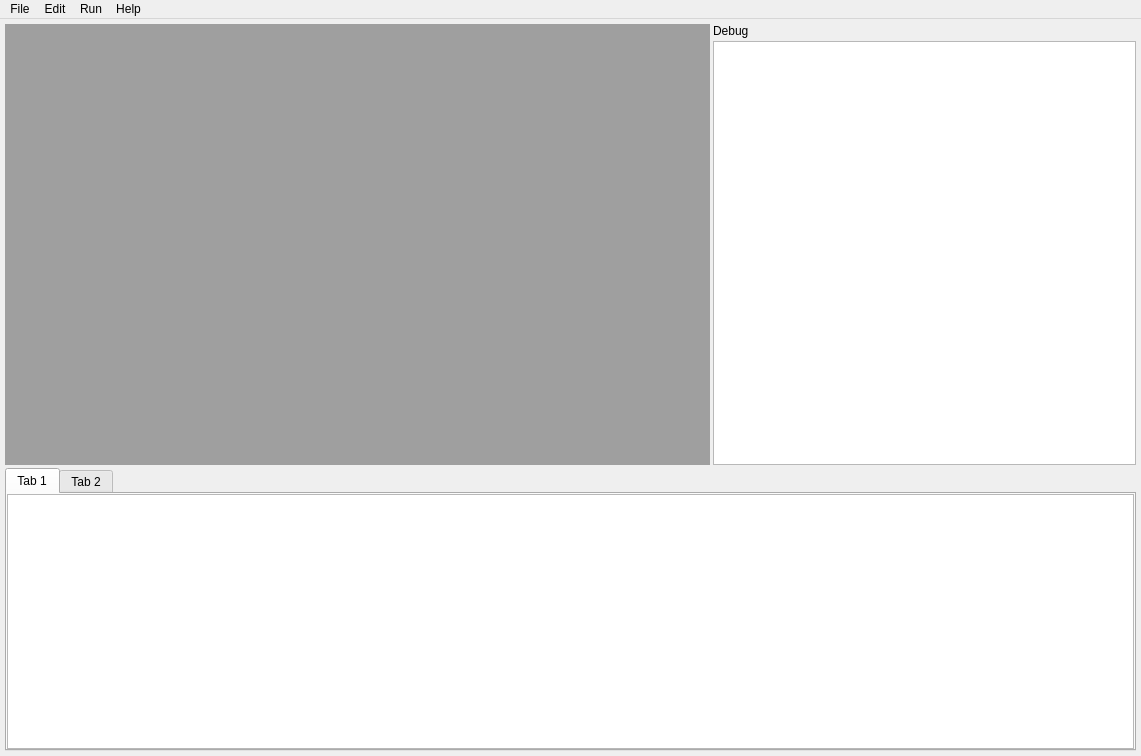
<?xml version="1.0" encoding="UTF-8"?>
<ui version="4.0">
 <class>MainWindow</class>
 <widget class="QMainWindow" name="MainWindow">
  <property name="geometry">
   <rect>
    <x>0</x>
    <y>0</y>
    <width>1141</width>
    <height>756</height>
   </rect>
  </property>
  <property name="windowTitle">
   <string>MainWindow</string>
  </property>
  <property name="toolTipDuration">
   <number>-1</number>
  </property>
  <widget class="QWidget" name="centralwidget">
   <layout class="QGridLayout" name="gridLayout" rowstretch="0,3,2" columnstretch="5,3">
    <property name="leftMargin">
     <number>5</number>
    </property>
    <property name="topMargin">
     <number>5</number>
    </property>
    <property name="rightMargin">
     <number>5</number>
    </property>
    <property name="bottomMargin">
     <number>5</number>
    </property>
    <property name="spacing">
     <number>3</number>
    </property>
    <item row="1" column="1">
     <widget class="QTextBrowser" name="textBrowser_Debug"/>
    </item>
    <item row="2" column="0" colspan="2">
     <widget class="QTabWidget" name="tabWidget">
      <property name="currentIndex">
       <number>0</number>
      </property>
      <widget class="QWidget" name="tab">
       <attribute name="title">
        <string>Tab 1</string>
       </attribute>
       <layout class="QHBoxLayout" name="horizontalLayout">
        <property name="spacing">
         <number>3</number>
        </property>
        <property name="leftMargin">
         <number>0</number>
        </property>
        <property name="topMargin">
         <number>0</number>
        </property>
        <property name="rightMargin">
         <number>0</number>
        </property>
        <property name="bottomMargin">
         <number>0</number>
        </property>
        <item>
         <widget class="QTextEdit" name="Output"/>
        </item>
       </layout>
      </widget>
      <widget class="QWidget" name="tab_2">
       <attribute name="title">
        <string>Tab 2</string>
       </attribute>
       <layout class="QHBoxLayout" name="horizontalLayout_2" stretch="30">
        <property name="spacing">
         <number>3</number>
        </property>
        <property name="leftMargin">
         <number>0</number>
        </property>
        <property name="topMargin">
         <number>0</number>
        </property>
        <property name="rightMargin">
         <number>0</number>
        </property>
        <property name="bottomMargin">
         <number>0</number>
        </property>
        <item>
         <widget class="QTextBrowser" name="textBrowser_Terminal"/>
        </item>
       </layout>
      </widget>
     </widget>
    </item>
    <item row="0" column="1">
     <widget class="QLabel" name="label_Debug">
      <property name="text">
       <string>Debug</string>
      </property>
     </widget>
    </item>
    <item row="0" column="0" rowspan="2">
     <widget class="QMdiArea" name="mdiArea"/>
    </item>
   </layout>
  </widget>
  <widget class="QMenuBar" name="menubar">
   <property name="geometry">
    <rect>
     <x>0</x>
     <y>0</y>
     <width>1141</width>
     <height>26</height>
    </rect>
   </property>
   <widget class="QMenu" name="menuMipsAssembler">
    <property name="title">
     <string>File</string>
    </property>
    <addaction name="actionNew_File_N"/>
    <addaction name="actionOpen_File"/>
    <addaction name="separator"/>
    <addaction name="actionSave_File"/>
    <addaction name="actionSave_as"/>
    <addaction name="actionPrint"/>
    <addaction name="separator"/>
    <addaction name="actionExit"/>
   </widget>
   <widget class="QMenu" name="menuHelp">
    <property name="title">
     <string>Help</string>
    </property>
    <addaction name="actionHelp"/>
   </widget>
   <widget class="QMenu" name="menuDebug">
    <property name="title">
     <string>Run</string>
    </property>
    <addaction name="actionAssemble"/>
    <addaction name="actionDissemble"/>
    <addaction name="separator"/>
    <addaction name="actionDebug_2"/>
   </widget>
   <widget class="QMenu" name="menuEdit">
    <property name="title">
     <string>Edit</string>
    </property>
    <addaction name="actionUndo_3"/>
    <addaction name="actionRedo_3"/>
    <addaction name="separator"/>
    <addaction name="actionCut_2"/>
    <addaction name="actionCopy_2"/>
    <addaction name="actionDelete_3"/>
    <addaction name="separator"/>
    <addaction name="actionFind_2"/>
    <addaction name="actionSelect_All_2"/>
   </widget>
   <addaction name="menuMipsAssembler"/>
   <addaction name="menuEdit"/>
   <addaction name="menuDebug"/>
   <addaction name="menuHelp"/>
  </widget>
  <action name="actionNew_File_N">
   <property name="text">
    <string>New File</string>
   </property>
  </action>
  <action name="actionSave_File">
   <property name="text">
    <string>Save File</string>
   </property>
  </action>
  <action name="actionPrint">
   <property name="text">
    <string>Print</string>
   </property>
  </action>
  <action name="actionExit">
   <property name="text">
    <string>Exit</string>
   </property>
  </action>
  <action name="action_asm">
   <property name="text">
    <string>.asm</string>
   </property>
  </action>
  <action name="action_bin">
   <property name="text">
    <string>.bin</string>
   </property>
  </action>
  <action name="action_coe">
   <property name="text">
    <string>,coe</string>
   </property>
  </action>
  <action name="action_asm_2">
   <property name="text">
    <string>.asm</string>
   </property>
  </action>
  <action name="action_bin_2">
   <property name="text">
    <string>.bin</string>
   </property>
  </action>
  <action name="action_coe_2">
   <property name="text">
    <string>.coe</string>
   </property>
  </action>
  <action name="actionUndo">
   <property name="text">
    <string>Undo</string>
   </property>
  </action>
  <action name="actionRedo">
   <property name="text">
    <string>Redo</string>
   </property>
  </action>
  <action name="actionCut">
   <property name="text">
    <string>Cut</string>
   </property>
  </action>
  <action name="actionCopy">
   <property name="text">
    <string>Copy</string>
   </property>
  </action>
  <action name="actionDelete">
   <property name="text">
    <string>Paste</string>
   </property>
  </action>
  <action name="actionDelete_2">
   <property name="text">
    <string>Delete</string>
   </property>
  </action>
  <action name="actionFind">
   <property name="text">
    <string>Find</string>
   </property>
  </action>
  <action name="actionGo_to">
   <property name="text">
    <string>Go to</string>
   </property>
  </action>
  <action name="actionSelect_All">
   <property name="text">
    <string>Select All</string>
   </property>
  </action>
  <action name="actionAssemble">
   <property name="text">
    <string>Assemble</string>
   </property>
  </action>
  <action name="actionCoe">
   <property name="text">
    <string>Coe</string>
   </property>
  </action>
  <action name="actionDissemble">
   <property name="text">
    <string>Dissemble</string>
   </property>
  </action>
  <action name="actionStep">
   <property name="text">
    <string>Debug</string>
   </property>
  </action>
  <action name="actionStep_2">
   <property name="text">
    <string>Step()</string>
   </property>
  </action>
  <action name="actionyunxingdao">
   <property name="text">
    <string>yunxingdao</string>
   </property>
  </action>
  <action name="actionstop">
   <property name="text">
    <string>Stop</string>
   </property>
  </action>
  <action name="actionSave_as">
   <property name="text">
    <string>Save as</string>
   </property>
  </action>
  <action name="actionOpen_File">
   <property name="text">
    <string>Open File</string>
   </property>
  </action>
  <action name="actionDebug">
   <property name="text">
    <string>Debug</string>
   </property>
  </action>
  <action name="actionUndo_2">
   <property name="text">
    <string>Undo</string>
   </property>
  </action>
  <action name="actionRedo_2">
   <property name="text">
    <string>Redo</string>
   </property>
  </action>
  <action name="actionHelp">
   <property name="text">
    <string>Help</string>
   </property>
  </action>
  <action name="actionDebug_2">
   <property name="text">
    <string>Debug</string>
   </property>
  </action>
  <action name="actionUndo_3">
   <property name="text">
    <string>Undo</string>
   </property>
  </action>
  <action name="actionRedo_3">
   <property name="text">
    <string>Redo</string>
   </property>
  </action>
  <action name="actionCut_2">
   <property name="text">
    <string>Cut</string>
   </property>
  </action>
  <action name="actionCopy_2">
   <property name="text">
    <string>Copy</string>
   </property>
  </action>
  <action name="actionDelete_3">
   <property name="text">
    <string>Delete</string>
   </property>
  </action>
  <action name="actionFind_2">
   <property name="text">
    <string>Find</string>
   </property>
  </action>
  <action name="actionSelect_All_2">
   <property name="text">
    <string>Select All</string>
   </property>
  </action>
 </widget>
 <resources/>
 <connections/>
</ui>
